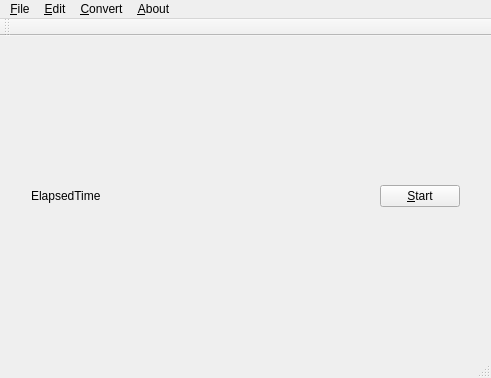
<?xml version="1.0" encoding="UTF-8"?>
<ui version="4.0">
 <class>MainWindow</class>
 <widget class="QMainWindow" name="MainWindow">
  <property name="geometry">
   <rect>
    <x>0</x>
    <y>0</y>
    <width>491</width>
    <height>378</height>
   </rect>
  </property>
  <property name="windowTitle">
   <string>QWinFF</string>
  </property>
  <widget class="QWidget" name="centralWidget">
   <layout class="QVBoxLayout" name="verticalLayout_3">
    <item>
     <layout class="QVBoxLayout" name="layoutListPlaceholder"/>
    </item>
    <item>
     <layout class="QHBoxLayout" name="horizontalLayout">
      <property name="sizeConstraint">
       <enum>QLayout::SetDefaultConstraint</enum>
      </property>
      <property name="leftMargin">
       <number>20</number>
      </property>
      <property name="rightMargin">
       <number>20</number>
      </property>
      <item>
       <widget class="QLabel" name="lblTime">
        <property name="text">
         <string notr="true">ElapsedTime</string>
        </property>
       </widget>
      </item>
      <item>
       <spacer name="horizontalSpacer">
        <property name="orientation">
         <enum>Qt::Horizontal</enum>
        </property>
        <property name="sizeHint" stdset="0">
         <size>
          <width>40</width>
          <height>20</height>
         </size>
        </property>
       </spacer>
      </item>
      <item>
       <widget class="QPushButton" name="btnStartConversion">
        <property name="sizePolicy">
         <sizepolicy hsizetype="Minimum" vsizetype="Fixed">
          <horstretch>0</horstretch>
          <verstretch>0</verstretch>
         </sizepolicy>
        </property>
        <property name="toolTip">
         <string>Start conversion process.</string>
        </property>
        <property name="statusTip">
         <string>Start conversion process.</string>
        </property>
        <property name="text">
         <string>&amp;Start</string>
        </property>
        <property name="icon">
         <iconset resource="../images.qrc">
          <normaloff>:/actions/icons/start.png</normaloff>:/actions/icons/start.png</iconset>
        </property>
       </widget>
      </item>
     </layout>
    </item>
   </layout>
  </widget>
  <widget class="QMenuBar" name="menuBar">
   <property name="geometry">
    <rect>
     <x>0</x>
     <y>0</y>
     <width>491</width>
     <height>22</height>
    </rect>
   </property>
   <widget class="QMenu" name="menuFile">
    <property name="title">
     <string>&amp;File</string>
    </property>
    <addaction name="actionAddFiles"/>
    <addaction name="actionAddDirectory"/>
    <addaction name="actionOptions"/>
    <addaction name="separator"/>
    <addaction name="actionExit"/>
   </widget>
   <widget class="QMenu" name="menuConvert">
    <property name="title">
     <string>&amp;Convert</string>
    </property>
    <addaction name="actionStartConversion"/>
    <addaction name="actionStopConversion"/>
    <addaction name="actionRetry"/>
    <addaction name="actionRetryAll"/>
    <addaction name="separator"/>
    <addaction name="actionPoweroff"/>
   </widget>
   <widget class="QMenu" name="menuAbout">
    <property name="title">
     <string>&amp;About</string>
    </property>
    <addaction name="actionAboutQt"/>
    <addaction name="actionAboutFFmpeg"/>
    <addaction name="actionAbout"/>
    <addaction name="actionCheckUpdate"/>
   </widget>
   <widget class="QMenu" name="menuEdit">
    <property name="title">
     <string>&amp;Edit</string>
    </property>
    <addaction name="actionRemoveSelectedItems"/>
    <addaction name="actionRemoveCompletedItems"/>
    <addaction name="actionClearList"/>
    <addaction name="separator"/>
    <addaction name="actionOpenOutputFolder"/>
    <addaction name="actionSetParameters"/>
    <addaction name="actionChangeOutputFilename"/>
    <addaction name="actionChangeOutputDirectory"/>
    <addaction name="actionShowErrorMessage"/>
    <addaction name="actionCut"/>
   </widget>
   <addaction name="menuFile"/>
   <addaction name="menuEdit"/>
   <addaction name="menuConvert"/>
   <addaction name="menuAbout"/>
  </widget>
  <widget class="QStatusBar" name="statusBar"/>
  <widget class="QToolBar" name="toolBar">
   <property name="windowTitle">
    <string notr="true"/>
   </property>
   <attribute name="toolBarArea">
    <enum>TopToolBarArea</enum>
   </attribute>
   <attribute name="toolBarBreak">
    <bool>false</bool>
   </attribute>
  </widget>
  <action name="actionAddFiles">
   <property name="icon">
    <iconset resource="../images.qrc">
     <normaloff>:/actions/icons/add.png</normaloff>:/actions/icons/add.png</iconset>
   </property>
   <property name="text">
    <string>&amp;Add Files</string>
   </property>
   <property name="statusTip">
    <string>Add files for conversion.</string>
   </property>
   <property name="shortcut">
    <string>Ctrl+N</string>
   </property>
  </action>
  <action name="actionExit">
   <property name="icon">
    <iconset resource="../images.qrc">
     <normaloff>:/actions/icons/exit.png</normaloff>:/actions/icons/exit.png</iconset>
   </property>
   <property name="text">
    <string>E&amp;xit</string>
   </property>
   <property name="statusTip">
    <string>Exit the program.</string>
   </property>
  </action>
  <action name="actionStartConversion">
   <property name="icon">
    <iconset resource="../images.qrc">
     <normaloff>:/actions/icons/start.png</normaloff>:/actions/icons/start.png</iconset>
   </property>
   <property name="text">
    <string>&amp;Start</string>
   </property>
   <property name="statusTip">
    <string>Start conversion process.</string>
   </property>
   <property name="shortcut">
    <string>F9</string>
   </property>
  </action>
  <action name="actionStopConversion">
   <property name="icon">
    <iconset resource="../images.qrc">
     <normaloff>:/actions/icons/stop.png</normaloff>:/actions/icons/stop.png</iconset>
   </property>
   <property name="text">
    <string>S&amp;top</string>
   </property>
   <property name="statusTip">
    <string>Stop conversion process.</string>
   </property>
  </action>
  <action name="actionSetParameters">
   <property name="icon">
    <iconset resource="../images.qrc">
     <normaloff>:/actions/icons/settings.png</normaloff>:/actions/icons/settings.png</iconset>
   </property>
   <property name="text">
    <string>Set &amp;Parameters</string>
   </property>
   <property name="iconText">
    <string extracomment="Edit output file parameters.">Set Parameters</string>
   </property>
   <property name="statusTip">
    <string>Edit conversion parameters of selected files.</string>
   </property>
  </action>
  <action name="actionAboutQt">
   <property name="icon">
    <iconset resource="../images.qrc">
     <normaloff>:/app/icons/qt.png</normaloff>:/app/icons/qt.png</iconset>
   </property>
   <property name="text">
    <string>About &amp;Qt</string>
   </property>
   <property name="statusTip">
    <string>About Qt</string>
   </property>
  </action>
  <action name="actionOpenOutputFolder">
   <property name="icon">
    <iconset resource="../images.qrc">
     <normaloff>:/actions/icons/open_folder.png</normaloff>:/actions/icons/open_folder.png</iconset>
   </property>
   <property name="text">
    <string>&amp;Open Output Folder</string>
   </property>
   <property name="statusTip">
    <string>Open output folder of the selected file.</string>
   </property>
  </action>
  <action name="actionAboutFFmpeg">
   <property name="icon">
    <iconset resource="../images.qrc">
     <normaloff>:/app/icons/ffmpeg.png</normaloff>:/app/icons/ffmpeg.png</iconset>
   </property>
   <property name="text">
    <string>About &amp;FFmpeg</string>
   </property>
   <property name="statusTip">
    <string>About FFmpeg</string>
   </property>
  </action>
  <action name="actionRemoveSelectedItems">
   <property name="icon">
    <iconset resource="../images.qrc">
     <normaloff>:/actions/icons/remove.png</normaloff>:/actions/icons/remove.png</iconset>
   </property>
   <property name="text">
    <string extracomment="remove selected (tasks, items)">&amp;Remove Selected</string>
   </property>
   <property name="statusTip">
    <string>Remove all selected items in the list.</string>
   </property>
  </action>
  <action name="actionRemoveCompletedItems">
   <property name="icon">
    <iconset resource="../images.qrc">
     <normaloff>:/actions/icons/remove_completed.png</normaloff>:/actions/icons/remove_completed.png</iconset>
   </property>
   <property name="text">
    <string extracomment="remove completed (task, items)">R&amp;emove Completed</string>
   </property>
   <property name="toolTip">
    <string>Remove Completed Items</string>
   </property>
   <property name="statusTip">
    <string>Remove all completed items in the list.</string>
   </property>
  </action>
  <action name="actionClearList">
   <property name="icon">
    <iconset resource="../images.qrc">
     <normaloff>:/actions/icons/clear.png</normaloff>:/actions/icons/clear.png</iconset>
   </property>
   <property name="text">
    <string>&amp;Clear List</string>
   </property>
   <property name="toolTip">
    <string>Clear List</string>
   </property>
   <property name="statusTip">
    <string>Remove all items in the list.</string>
   </property>
  </action>
  <action name="actionRetry">
   <property name="icon">
    <iconset resource="../images.qrc">
     <normaloff>:/actions/icons/retry.png</normaloff>:/actions/icons/retry.png</iconset>
   </property>
   <property name="text">
    <string>&amp;Retry</string>
   </property>
   <property name="toolTip">
    <string>Retry</string>
   </property>
   <property name="statusTip">
    <string>Retry selected tasks.</string>
   </property>
  </action>
  <action name="actionRetryAll">
   <property name="icon">
    <iconset resource="../images.qrc">
     <normaloff>:/actions/icons/retry_all.png</normaloff>:/actions/icons/retry_all.png</iconset>
   </property>
   <property name="text">
    <string>Retry &amp;All</string>
   </property>
   <property name="statusTip">
    <string>Retry all tasks.</string>
   </property>
  </action>
  <action name="actionOptions">
   <property name="icon">
    <iconset resource="../images.qrc">
     <normaloff>:/actions/icons/configure.png</normaloff>:/actions/icons/configure.png</iconset>
   </property>
   <property name="text">
    <string>&amp;Options</string>
   </property>
   <property name="statusTip">
    <string>Options</string>
   </property>
  </action>
  <action name="actionAbout">
   <property name="text">
    <string>About Q&amp;WinFF</string>
   </property>
   <property name="statusTip">
    <string>About This Program</string>
   </property>
  </action>
  <action name="actionChangeOutputFilename">
   <property name="text">
    <string>Change Output &amp;Filename</string>
   </property>
   <property name="statusTip">
    <string>Change the output filename of the selected item.</string>
   </property>
  </action>
  <action name="actionChangeOutputDirectory">
   <property name="text">
    <string>Change Output &amp;Directory</string>
   </property>
   <property name="statusTip">
    <string>Change the output directory of the selected items.</string>
   </property>
  </action>
  <action name="actionPoweroff">
   <property name="text">
    <string notr="true">Poweroff</string>
   </property>
   <property name="shortcut">
    <string notr="true"/>
   </property>
  </action>
  <action name="actionShowErrorMessage">
   <property name="text">
    <string>Show Error &amp;Message</string>
   </property>
  </action>
  <action name="actionCheckUpdate">
   <property name="icon">
    <iconset resource="../images.qrc">
     <normaloff>:/actions/icons/check_update.png</normaloff>:/actions/icons/check_update.png</iconset>
   </property>
   <property name="text">
    <string>Check For &amp;Updates</string>
   </property>
  </action>
  <action name="actionCut">
   <property name="icon">
    <iconset resource="../images.qrc">
     <normaloff>:/actions/icons/cut.png</normaloff>:/actions/icons/cut.png</iconset>
   </property>
   <property name="text">
    <string extracomment="Cut video file (select a time range to conert)">Cut</string>
   </property>
  </action>
  <action name="actionAddDirectory">
   <property name="icon">
    <iconset resource="../images.qrc">
     <normaloff>:/actions/icons/add.png</normaloff>:/actions/icons/add.png</iconset>
   </property>
   <property name="text">
    <string>Add Directory</string>
   </property>
  </action>
 </widget>
 <layoutdefault spacing="6" margin="11"/>
 <resources>
  <include location="../images.qrc"/>
 </resources>
 <connections/>
</ui>
